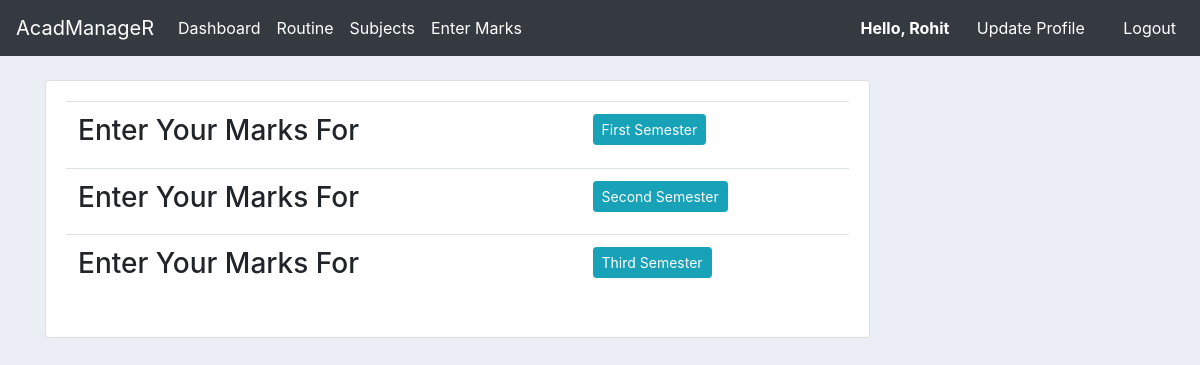
The page /student/select_semester/ (signed in) on the database its author committed.
### student/models.py (models this page shows, shortened)
class AllSemester(models.Model): # student can select their Semesters from this table
    SEMESTER = (
        ('First Semester', 'First Semester'),
        ('Second Semester', 'Second Semester'),
        ('Third Semester', 'Third Semester'),
        ('Fourth Semester', 'Fourth Semester'),
        ('Fifth Semester', 'Fifth Semester'),
        ('Sixth Semester', 'Sixth Semester'),
        ('Seventh Semester', 'Seventh Semester'),
        ('Eighth Semester', 'Eighth Semester'),
    )
    semester = models.CharField(max_length=20, null=True, choices=SEMESTER)

### student/views.py (the view)
# urls.py: path('student/select_semester/', views.selectSemester, name='select_semester'),
@login_required(login_url='student:login')
def selectSemester(request):
    student = request.user
    semesters = StudentSubject.objects.filter(student=student).count()
    semester_list = AllSemester.objects.all()[:semesters]
    context = {
        'semester_list':semester_list,
    }
    return render(request, 'student/select_semester.html', context)

### student/templates/student/select_semester.html (shortened to what this page needs)
{% extends 'student/base.html' %}
{% block body_block %}
<br>
<div class="container">
    <div class="row">
        <div class="col-md-9">
            <div class="card card-body">
                <table class="table table-hover">
                    {% for semester in semester_list %}
                        <tr>
                            <td><h3>Enter Your Marks For</h3></td>
                            <td><a href="{% url 'student:marks' semester.pk %}"><button class="btn btn-info btn-sm">{{ semester.semester }}</button></a></td>
                        </tr>
                    {% endfor %}
                </table>
            </div>
        </div>
    </div>
</div>
{% endblock body_block %}

### student/templates/student/navbar.html (shortened to what this page needs)
<nav class="navbar navbar-expand-lg navbar-dark bg-dark">
    <a class="navbar-brand" href="#">AcadManageR</a>
    <div class="collapse navbar-collapse" id="navbarNav">
      <ul class="navbar-nav">
        <li class="nav-item active">
          <a class="nav-link" href="{% url 'student:index' %}">Dashboard<span class="sr-only">(current)</span></a>
        </li>
        <li class="nav-item active">
            <a class="nav-link" href="https://admin.nitdgp.ac.in/files/academics/notices/2019/12/31/CLASS_ROUTINE_SECOND_SEM_EVEN_19_20_VXY9UQQ.pdf">Routine</a>
        </li>
        <li class="nav-item active">
          <a class="nav-link" href="{% url 'student:subjects' %}">Subjects</a>
        </li>
        <li class="nav-item active">
          <a class="nav-link" href="{% url 'student:select_semester' %}">Enter Marks</a>
        </li>
      </ul>
      <ul class="navbar-nav ml-auto">
        {% if request.user.is_authenticated %}
        <li class="nav-item active">
          <a class="nav-link" href="#" style="font-weight: bold;"> &nbsp&nbsp Hello, {{ user.first_name }}&nbsp&nbsp&nbsp</a>
        </li>
        <li class="nav-item active">
            <a class="nav-link" href="{% url 'student:update' %}">Update Profile&nbsp&nbsp&nbsp&nbsp&nbsp</a>
          </li>
        <li class="nav-item active">
          <a class="nav-link" href="{% url 'student:logout' %}">Logout</a>
        </li>
        {% endif %}
      </ul>
    </div>
  </nav>

### student/templates/student/base.html (style rules this page uses)
body { background-color: #ebeff5; }

### rows shown on the page
AllSemester: semester "First Semester"
AllSemester: semester "Second Semester"
AllSemester: semester "Third Semester"

### other values the page prints
{{ user.first_name }} "Rohit"
